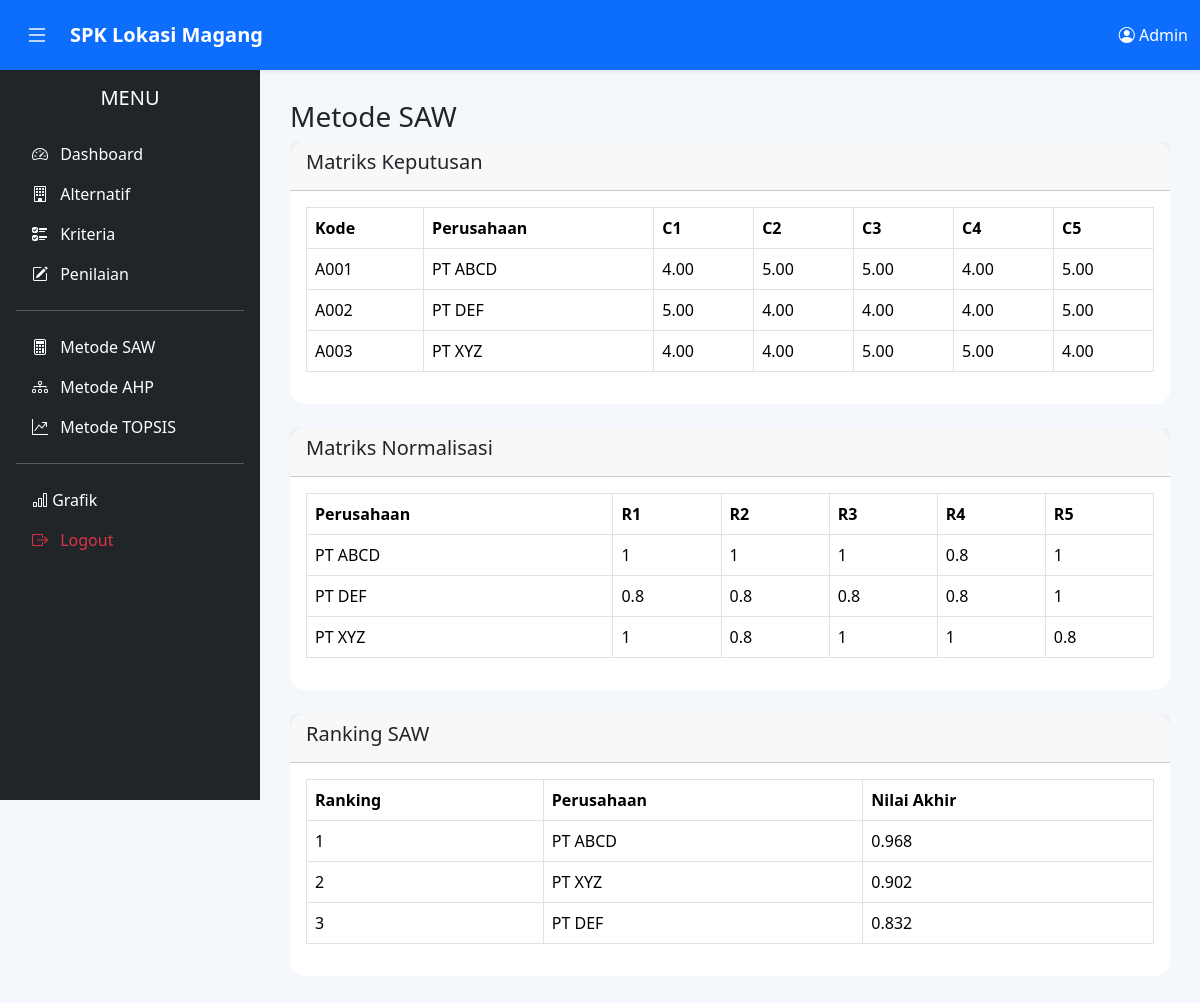
/View/Metode SAW/index.php (signed in), run on the app's committed database.
### tables this page shows
CREATE TABLE `alternatif` (
  `id_alternatif` int NOT NULL,
  `kode` varchar(5) DEFAULT NULL,
  `nama_perusahaan` varchar(100) DEFAULT NULL,
  `alamat` text,
  `kota` varchar(50) DEFAULT NULL,
  `deskripsi` text
);

### View/Metode SAW/index.php (the view, shortened to what this page needs)
<?php
include "../../Connection/Koneksi.php";
include "../Template/Header.php";
include "../Template/Navbar.php";
include "../Template/Sidebar.php";
$bobot = [];
$getBobot = mysqli_query($conn, "
SELECT *
FROM kriteria
");
while ($b = mysqli_fetch_assoc($getBobot)) {
    $bobot[$b['id_kriteria']] = $b['bobot'];
}
$min_c1 = mysqli_fetch_assoc(mysqli_query(
    $conn,
    "SELECT MIN(nilai) nilai FROM penilaian WHERE id_kriteria='1'"
))['nilai'];
$max_c2 = mysqli_fetch_assoc(mysqli_query(
    $conn,
    "SELECT MAX(nilai) nilai FROM penilaian WHERE id_kriteria='2'"
))['nilai'];
$max_c3 = mysqli_fetch_assoc(mysqli_query(
    $conn,
    "SELECT MAX(nilai) nilai FROM penilaian WHERE id_kriteria='3'"
))['nilai'];
$max_c4 = mysqli_fetch_assoc(mysqli_query(
    $conn,
    "SELECT MAX(nilai) nilai FROM penilaian WHERE id_kriteria='4'"
))['nilai'];
$max_c5 = mysqli_fetch_assoc(mysqli_query(
    $conn,
    "SELECT MAX(nilai) nilai FROM penilaian WHERE id_kriteria='6'"
))['nilai'];
$query = mysqli_query($conn, "
SELECT
    a.id_alternatif,
    a.kode,
    a.nama_perusahaan,
    MAX(CASE WHEN p.id_kriteria = 1 THEN p.nilai END) AS c1,
    MAX(CASE WHEN p.id_kriteria = 2 THEN p.nilai END) AS c2,
    MAX(CASE WHEN p.id_kriteria = 3 THEN p.nilai END) AS c3,
    MAX(CASE WHEN p.id_kriteria = 4 THEN p.nilai END) AS c4,
    MAX(CASE WHEN p.id_kriteria = 6 THEN p.nilai END) AS c5
FROM alternatif a
LEFT JOIN penilaian p
ON a.id_alternatif = p.id_alternatif
GROUP BY a.id_alternatif
ORDER BY a.kode ASC
");
$ranking = [];
?>
<div class="main-content">
    <div class="page-heading">
        <h3>Metode SAW</h3>
    </div>
    <div class="card">
        <div class="card-header">
            <h5>Matriks Keputusan</h5>
        </div>
        <div class="card-body">
            <div class="table-responsive">
                <table class="table table-bordered">
                    <thead>
                        <tr>
                            <th>Kode</th>
                            <th>Perusahaan</th>
                            <th>C1</th>
                            <th>C2</th>
                            <th>C3</th>
                            <th>C4</th>
                            <th>C5</th>
                        </tr>
                    </thead>
                    <tbody>
                        <?php
                        mysqli_data_seek($query, 0);
                        while ($row = mysqli_fetch_assoc($query)) :
                        ?>
                            <tr>
                                <td><?= $row['kode']; ?></td>
                                <td><?= $row['nama_perusahaan']; ?></td>
                                <td><?= $row['c1']; ?></td>
                                <td><?= $row['c2']; ?></td>
                                <td><?= $row['c3']; ?></td>
                                <td><?= $row['c4']; ?></td>
                                <td><?= $row['c5']; ?></td>
                            </tr>
                        <?php endwhile; ?>
                    </tbody>
                </table>
            </div>
        </div>
    </div>
    <div class="card mt-4">
        <div class="card-header">
            <h5>Matriks Normalisasi</h5>
        </div>
        <div class="card-body">
            <div class="table-responsive">
                <table class="table table-bordered">
                    <thead>
                        <tr>
                            <th>Perusahaan</th>
                            <th>R1</th>
                            <th>R2</th>
                            <th>R3</th>
                            <th>R4</th>
                            <th>R5</th>
                        </tr>
                    </thead>
                    <tbody>
                        <?php
                        mysqli_data_seek($query, 0);
                        while ($row = mysqli_fetch_assoc($query)) :
                            $r1 = $min_c1 / $row['c1'];
                            $r2 = $row['c2'] / $max_c2;
                            $r3 = $row['c3'] / $max_c3;
                            $r4 = $row['c4'] / $max_c4;
                            $r5 = $row['c5'] / $max_c5;
                            $nilai =
                                ($r1 * $bobot[1]) +
                                ($r2 * $bobot[2]) +
                                ($r3 * $bobot[3]) +
                                ($r4 * $bobot[4]) +
                                ($r5 * $bobot[6]);
                            $ranking[] = [
                                'nama' => $row['nama_perusahaan'],
                                'nilai' => $nilai
                            ];
                        ?>
                            <tr>
                                <td><?= $row['nama_perusahaan']; ?></td>
                                <td><?= round($r1, 4); ?></td>
                                <td><?= round($r2, 4); ?></td>
                                <td><?= round($r3, 4); ?></td>
                                <td><?= round($r4, 4); ?></td>
                                <td><?= round($r5, 4); ?></td>
                            </tr>
                        <?php endwhile; ?>
                    </tbody>
                </table>
            </div>
        </div>
    </div>
    <?php
    usort($ranking, function ($a, $b) {
        return $b['nilai'] <=> $a['nilai'];
    });
    ?>
    <div class="card mt-4">
        <div class="card-header">
            <h5>Ranking SAW</h5>
        </div>
        <div class="card-body">
            <div class="table-responsive">
                <table class="table table-bordered">
                    <thead>
                        <tr>
                            <th>Ranking</th>
                            <th>Perusahaan</th>
                            <th>Nilai Akhir</th>
                        </tr>
                    </thead>
                    <tbody>
                        <?php
                        $no = 1;
                        foreach ($ranking as $r) :
                        ?>
                            <tr>
                                <td><?= $no++; ?></td>
                                <td><?= $r['nama']; ?></td>
                                <td><?= round($r['nilai'], 4); ?></td>
                            </tr>
                        <?php endforeach; ?>
                    </tbody>
                </table>
            </div>
        </div>
    </div>
</div>
<?php include "../Template/Footer.php"; ?>

### Assets/css/style.css (style rules this page uses)
body { overflow-x:hidden; background:#f4f7fb; }
.main-content { margin-left:260px; margin-top:70px; padding:30px; }
.card { border:none; border-radius:15px; }

### data on the page
alternatif: kode "A001", nama_perusahaan "PT ABCD", c1 "4.00", c2 "5.00", c3 "5.00", c4 "4.00", c5 "5.00", r1 "1", r2 "1", r3 "1", r4 "0.8", r5 "1"
alternatif: kode "A002", nama_perusahaan "PT DEF", c1 "5.00", c2 "4.00", c3 "4.00", c4 "4.00", c5 "5.00", r1 "0.8", r2 "0.8", r3 "0.8", r4 "0.8", r5 "1"
alternatif: kode "A003", nama_perusahaan "PT XYZ", c1 "4.00", c2 "4.00", c3 "5.00", c4 "5.00", c5 "4.00", r1 "1", r2 "0.8", r3 "1", r4 "1", r5 "0.8"

### other printed values
$_SESSION['nama'] "Admin"
$r['nama'] "PT ABCD"
$r['nilai'] "0.968"
$r['nama'] "PT XYZ"
$r['nilai'] "0.902"
$r['nama'] "PT DEF"
$r['nilai'] "0.832"
